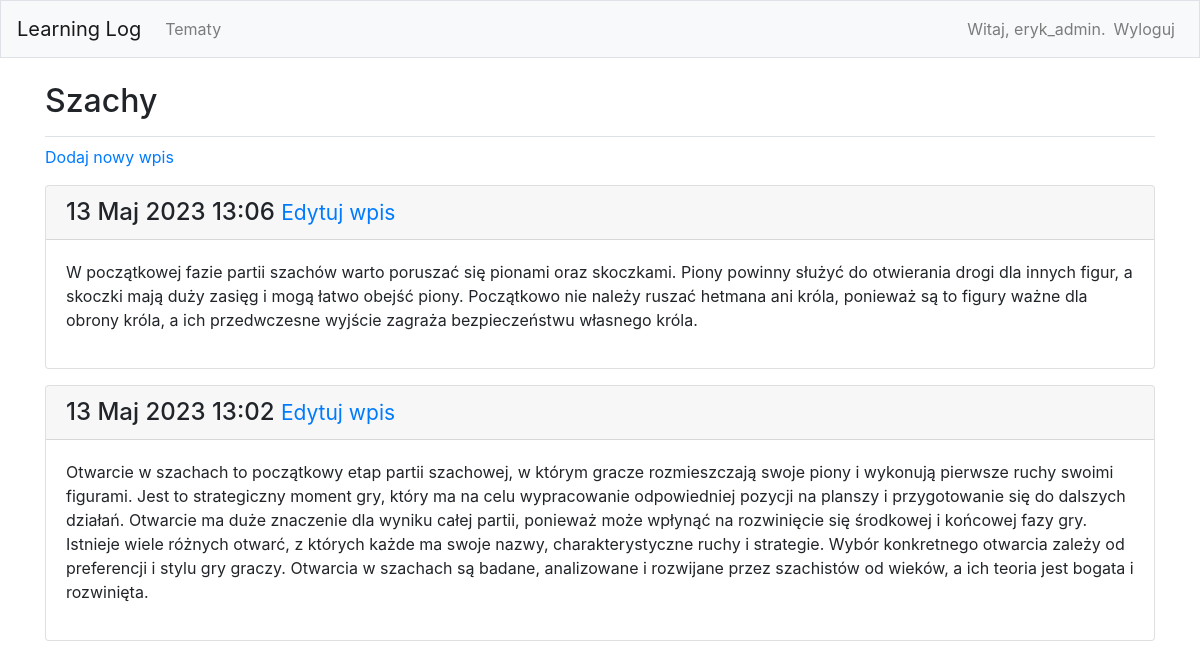
The page /topics/1/ (signed in) on the database its author committed.
### learning_logs/models.py (models this page shows, shortened)
class Topic(models.Model):
	text = models.CharField(max_length=200)
	date_added = models.DateTimeField(auto_now_add=True)
	owner = models.ForeignKey(User, on_delete=models.CASCADE)
	def __str__(self):
		return self.text

class Entry(models.Model):
	topic = models.ForeignKey(Topic, on_delete=models.CASCADE)
	text = models.TextField()
	date_added = models.DateTimeField(auto_now_add=True)
	class Meta:
		verbose_name_plural = 'entries'

### learning_logs/views.py (the view)
# urls.py: path('topics/<int:topic_id>/', views.topic, name='topic'),
@login_required
def topic(request, topic_id):
    topic = Topic.objects.get(id=topic_id)
    check_topic_owner(request, topic)
    entries = topic.entry_set.order_by('-date_added')
    context = {'topic': topic, 'entries': entries}
    return render(request, 'learning_logs/topic.html', context)

### learning_logs/views.py (called while the page is built)
def check_topic_owner(request, topic):
    if topic.owner != request.user:
        raise Http404

### learning_logs/templates/learning_logs/topic.html (shortened to what this page needs)
{% extends 'learning_logs/base.html' %}
{% block page_header %}
  <h2>{{ topic }}</h2>
{% endblock page_header %}
{% block content %}
<p>
  <a href="{% url 'learning_logs:new_entry' topic_id=topic.id %}">Dodaj nowy wpis</a>
</p>
{% for entry in entries %}
  <div class="card mb-3">
    <h4 class="card-header">
      {{ entry.date_added|date:'d M Y H:i' }}
        <small><a href="{% url 'learning_logs:edit_entry' entry.id %}">Edytuj
        wpis</a></small>
    </h4>
    <div class="card-body">
      {{ entry.text|linebreaks }}
    </div>
  </div>
{% empty %}
  <li>Nie ma jeszcze żadnego wpisu.</li>
{% endfor %}
{% endblock content %}

### learning_logs/templates/learning_logs/base.html (shortened to what this page needs)
{% load bootstrap4 %}
<!doctype html>
<html lang="pl">
  <head>
    {% bootstrap_css %}
  </head>
  <body>
    <nav class="navbar navbar-expand-md navbar-light bg-light mb-4 border">
      <a class="navbar-brand" href="{% url 'learning_logs:index' %}">
          Learning Log</a>
    <div class="collapse navbar-collapse" id="navbarCollapse">
      <ul class="navbar-nav mr-auto">
        <li class="nav-item">
          <a class="nav-link" href="{% url 'learning_logs:topics'%}">
            Tematy</a></li>
      </ul>
      <ul class="navbar-nav ml-auto">
        {% if user.is_authenticated %}
          <li class="nav-item">
            <span class="navbar-text">Witaj, {{ user.username }}.</span>
          </li>
          <li class="nav-item">
            <a class="nav-link" href="{% url 'users:logout' %}">Wyloguj</a>
          </li>
        {% endif %}
      </ul>
    </div>
  </nav>
  <main role="main" class="container">
  <div class="pb-2 mb-2 border-bottom">
    {% block page_header %}{% endblock page_header %}
  </div>
  <div>
    {% block content %}{% endblock content %}
  </div>
  </main>
  </body>
</html>

### rows shown on the page
Topic: text "Szachy"
Entry: date_added "13 Maj 2023 13:06", text "W początkowej fazie partii szachów warto poruszać się pionami oraz skoczkami. Piony powinny służyć do otwierania drogi dla innych figur, a skoczki mają duży zasięg i mogą łatwo obejść piony. Początkowo nie należy ruszać hetmana ani króla, ponieważ są to figury ważne dla obrony króla, a ich przedwczesne wyjście zagraża bezpieczeństwu własnego króla."
Entry: date_added "13 Maj 2023 13:02", text "Otwarcie w szachach to początkowy etap partii szachowej, w którym gracze rozmieszczają swoje piony i wykonują pierwsze ruchy swoimi figurami. Jest to strategiczny moment gry, który ma na celu wypracowanie odpowiedniej pozycji na planszy i przygotowanie się do dalszych działań. Otwarcie ma duże znaczenie dla wyniku całej partii, ponieważ może wpłynąć na rozwinięcie się środkowej i końcowej fazy gry. Istnieje wiele różnych otwarć, z których każde ma swoje nazwy, charakterystyczne ruchy i strategie. Wybór konkretnego otwarcia zależy od preferencji i stylu gry graczy. Otwarcia w szachach są badane, analizowane i rozwijane przez szachistów od wieków, a ich teoria jest bogata i rozwinięta."

### other values the page prints
{{ user.username }} "eryk_admin"
